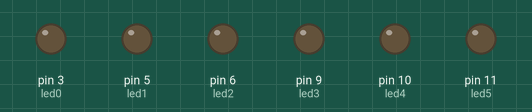
Recording of a sketch running on a simulated Arduino Uno, built with avr-gcc and run on an emulated ATmega328P. On the bench: output pins drawn as LEDs (lit = HIGH).

Above: at 0.05 s.
At 1.5 s:
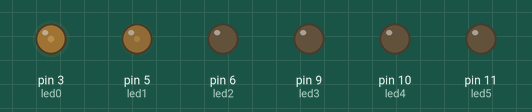
At 3.0 s:
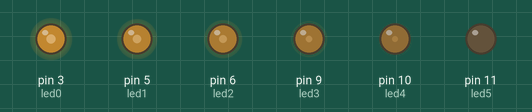
At 4.5 s:
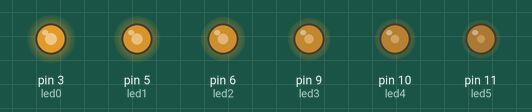
At 6.0 s:
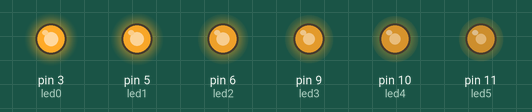
Timing chart, 0 to 7.8 s (numbered marks = the images above):
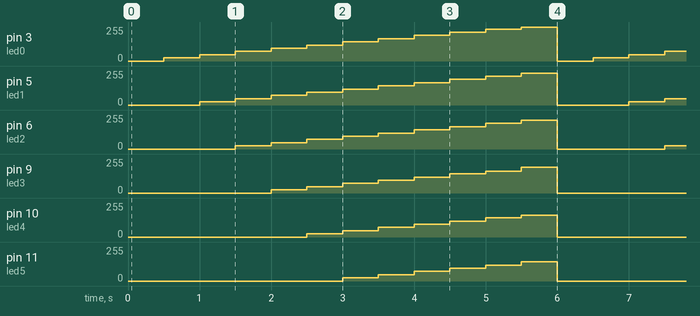

Measured:
- by itself, pin 11 (led5): repeats every 6.0 s: 48/255 0.50 s, 72/255 0.50 s, 96/255 0.50 s, 120/255 0.50 s, 144/255 0.50 s, 0/255 3.0 s, 24/255 0.50 s
- by itself, pin 10 (led4): repeats every 6.0 s: 48/255 0.50 s, 72/255 0.50 s, 96/255 0.50 s, 120/255 0.50 s, 144/255 0.50 s, 165/255 0.50 s, 0/255 2.5 s, 24/255 0.50 s

The sketch:

Fade_Leds_Ex2.ino
```cpp
/**********************************************************************************
**                                                                               **
**                                 Fade LEDs                                     **
**                                                                               **
**                                                                               **
**********************************************************************************/

//********** Includes *************************************************************

//********** Variables ************************************************************
const int led0 = 3;          // donar nom al pin 3 de l’Arduino
const int led1 = 5;          // donar nom al pin 5 de l’Arduino
const int led2 = 6;          // donar nom al pin 6 de l’Arduino
const int led3 = 9;          // donar nom al pin 9 de l’Arduino
const int led4 = 10;         // donar nom al pin 10 de l’Arduino
const int led5 = 11;         // donar nom al pin 11 de l’Arduino
int velocitat = 500;         // velocitat de l'acció en ms

//********** Setup ****************************************************************
void setup()
{
  pinMode(led0, OUTPUT);     // definir el pin 3 com una sortida
  pinMode(led1, OUTPUT);     // definir el pin 5 com una sortida
  pinMode(led2, OUTPUT);     // definir el pin 6 com una sortida
  pinMode(led3, OUTPUT);     // definir el pin 9 com una sortida
  pinMode(led4, OUTPUT);     // definir el pin 10 com una sortida
  pinMode(led5, OUTPUT);     // definir el pin 11 com una sortida
}

//********** Loop *****************************************************************
void loop()
{
  analogWrite(led0,0);     // posar PWM del pin 3 a 60
  analogWrite(led1, 0);     // posar PWM del pin 5 a 60
  analogWrite(led2, 0);     // posar PWM del pin 6 a 60
  analogWrite(led3, 0);     // posar PWM del pin 9 a 60
  analogWrite(led4, 0);     // posar PWM del pin 10 a 60
  analogWrite(led5, 0);     // posar PWM del pin 11 a 60

  delay(velocitat);          // es queden leds velocitat ms en aquest estat

  analogWrite(led0, 24);  // posar PWM del pin 3 a 125
  analogWrite(led1, 0);  // posar PWM del pin 5 a 125
  analogWrite(led2, 0);  // posar PWM del pin 6 a 125
  analogWrite(led3, 0);  // posar PWM del pin 9 a 125
  analogWrite(led4, 0);  // posar PWM del pin 10 a 125
  analogWrite(led5, 0);  // posar PWM del pin 11 a 125

  delay(velocitat);           // es queden leds velocitat ms en aquest estat

  analogWrite(led0, 48);    // posar PWM del pin 3 a 255
  analogWrite(led1, 24);    // posar PWM del pin 5 a 255
  analogWrite(led2, 0);    // posar PWM del pin 6 a 255
  analogWrite(led3, 0);    // posar PWM del pin 9 a 255
  analogWrite(led4, 0);    // posar PWM del pin 10 a 255
  analogWrite(led5, 0);    // posar PWM del pin 11 a 255

  delay(velocitat);           // es queden leds velocitat ms en aquest estat

  analogWrite(led0, 72);    // posar PWM del pin 3 a 125
  analogWrite(led1, 48);    // posar PWM del pin 5 a 125
  analogWrite(led2, 24);    // posar PWM del pin 6 a 125
  analogWrite(led3, 0);    // posar PWM del pin 9 a 125
  analogWrite(led4, 0);    // posar PWM del pin 10 a 125
  analogWrite(led5, 0);    // posar PWM del pin 11 a 125

  delay(velocitat);  // es queden leds velocitat ms en aquest estat

  analogWrite(led0, 96);    // posar PWM del pin 3 a 125
  analogWrite(led1, 72);    // posar PWM del pin 5 a 125
  analogWrite(led2, 48);    // posar PWM del pin 6 a 125
  analogWrite(led3, 24);    // posar PWM del pin 9 a 125
  analogWrite(led4, 0);    // posar PWM del pin 10 a 125
  analogWrite(led5, 0);    // posar PWM del pin 11 a 125

  delay(velocitat);           // es queden leds velocitat ms en aquest estat

  analogWrite(led0, 120);    // posar PWM del pin 3 a 125
  analogWrite(led1, 96);    // posar PWM del pin 5 a 125
  analogWrite(led2, 72);    // posar PWM del pin 6 a 125
  analogWrite(led3, 48);    // posar PWM del pin 9 a 125
  analogWrite(led4, 24);    // posar PWM del pin 10 a 125
  analogWrite(led5, 0);    // posar PWM del pin 11 a 125

  delay(velocitat);

  analogWrite(led0, 144);
  analogWrite(led1, 120);    // posar PWM del pin 5 a 125
  analogWrite(led2, 96);    // posar PWM del pin 6 a 125
  analogWrite(led3, 72);    // posar PWM del pin 9 a 125
  analogWrite(led4, 48);    // posar PWM del pin 10 a 125
  analogWrite(led5, 24);    // posar PWM del pin 11 a 125

  delay(velocitat);

  analogWrite(led0, 168);
  analogWrite(led1, 144);    // posar PWM del pin 5 a 125
  analogWrite(led2, 120);    // posar PWM del pin 6 a 125
  analogWrite(led3, 96);    // posar PWM del pin 9 a 125
  analogWrite(led4, 72);    // posar PWM del pin 10 a 125
  analogWrite(led5, 48);    // posar PWM del pin 11 a 125

  delay(velocitat);

  analogWrite(led0, 192);
  analogWrite(led1, 168);    // posar PWM del pin 5 a 125
  analogWrite(led2, 144);    // posar PWM del pin 6 a 125
  analogWrite(led3, 120);    // posar PWM del pin 9 a 125
  analogWrite(led4, 96);    // posar PWM del pin 10 a 125
  analogWrite(led5, 72);    // posar PWM del pin 11 a 125

  delay(velocitat);

  analogWrite(led0, 216);
  analogWrite(led1, 192);    // posar PWM del pin 5 a 125
  analogWrite(led2, 168);    // posar PWM del pin 6 a 125
  analogWrite(led3, 144);    // posar PWM del pin 9 a 125
  analogWrite(led4, 120);    // posar PWM del pin 10 a 125
  analogWrite(led5, 96);    // posar PWM del pin 11 a 125

  delay(velocitat);

  analogWrite(led0, 240);
  analogWrite(led1, 216);    // posar PWM del pin 5 a 125
  analogWrite(led2, 192);    // posar PWM del pin 6 a 125
  analogWrite(led3, 165);    // posar PWM del pin 9 a 125
  analogWrite(led4, 144);    // posar PWM del pin 10 a 125
  analogWrite(led5, 120);    // posar PWM del pin 11 a 125

  delay(velocitat);           // es queden leds velocitat ms en aquest estat

  analogWrite(led0, 255);
  analogWrite(led1, 240);    // posar PWM del pin 5 a 125
  analogWrite(led2, 216);    // posar PWM del pin 6 a 125
  analogWrite(led3, 192);    // posar PWM del pin 9 a 125
  analogWrite(led4, 165);    // posar PWM del pin 10 a 125
  analogWrite(led5, 144);    // posar PWM del pin 11 a 125

  delay(velocitat);           // es queden leds velocitat ms en aquest estat
}


//********** Funcions *************************************************************
```
